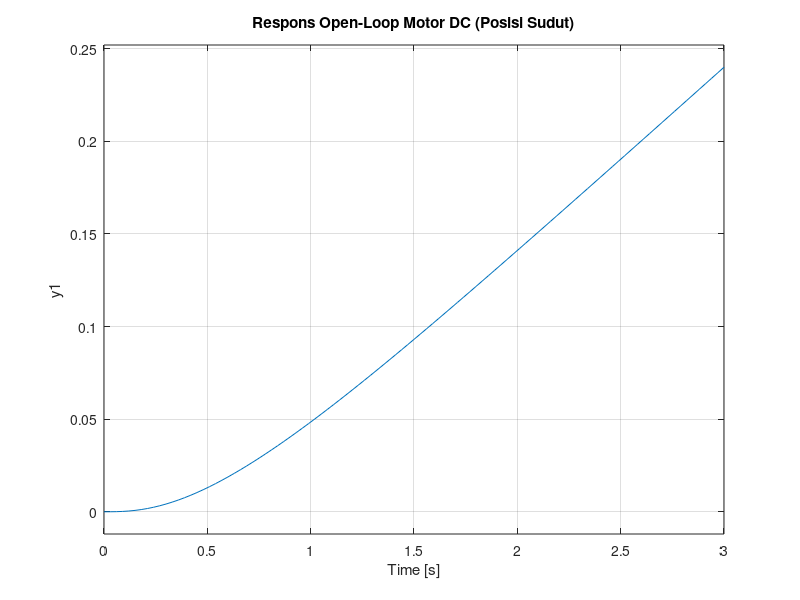

Reproduce this figure in MATLAB. (Note: this script raises an error after producing the figure.)
% Parameter Motor DC
Ra = 1;       % Armature Resistance (Ohm)
La = 0.5;     % Armature Inductance (H)
Km = 0.01;    % Motor Torque Constant (Nm/A)
Kb = 0.01;    % Back EMF Constant (V.s/rad)
J = 0.01;     % Moment of Inertia (kg.m^2)
B = 0.1;      % Damping Coefficient (N.m.s/rad)

% Fungsi alih motor DC dari input tegangan V(s) ke posisi sudut Theta(s)
% Model motor DC:
% (La*s + Ra)*I(s) + Kb*Omega(s) = V(s)
% J*s*Omega(s) + B*Omega(s) = Km*I(s)
% Omega = s*Theta

% Bentuk fungsi alih Omega(s)/V(s):
num_omega = Km;
den_omega = [J*La, J*Ra + B*La, B*Ra + Km*Kb];

G_omega = tf(num_omega, den_omega);

% Fungsi alih posisi Theta(s)/V(s) = Omega(s)/V(s) * 1/s
G_theta = G_omega / tf([1 0],1);

disp('Fungsi alih motor DC (Theta(s)/V(s)):');
G_theta

% Analisis Open-Loop
figure;
step(G_theta);
title('Respons Open-Loop Motor DC (Posisi Sudut)');
grid on;

% Hitung parameter waktu respon open-loop
S = stepinfo(G_theta);
fprintf('Open-Loop Rise Time: %.3f s\n', S.RiseTime);
fprintf('Open-Loop Overshoot: %.2f %%\n', S.Overshoot);
fprintf('Open-Loop Settling Time: %.3f s\n', S.SettlingTime);

% Steady-state error untuk step input (posisi)
% Karena sistem tipe 1 (ada integrator 1/s), error steady-state seharusnya 0
ess_open = abs(1 - dcgain(G_theta));
fprintf('Open-Loop Steady-State Error: %.5f\n', ess_open);

%% Rancang Kontroler PID untuk memenuhi spesifikasi
% Spesifikasi:
% Rise time <= 1.5 s
% Overshoot <= 10%
% Settling time <= 3 s
% Steady-state error = 0

% Gunakan PID dengan tuning manual atau metode Ziegler-Nichols sebagai awal
% Kemudian tuning parameter agar memenuhi spesifikasi

% Contoh tuning PID manual (dapat disesuaikan)
Kp = 100;
Ki = 200;
Kd = 10;

C = pid(Kp, Ki, Kd);

% Sistem tertutup
sys_cl = feedback(C*G_theta,1);

% Simulasi respons closed-loop
figure;
step(sys_cl);
title('Respons Closed-Loop dengan Kontroler PID');
grid on;

% Hitung parameter waktu respon closed-loop
S_cl = stepinfo(sys_cl);
fprintf('\nClosed-Loop Rise Time: %.3f s\n', S_cl.RiseTime);
fprintf('Closed-Loop Overshoot: %.2f %%\n', S_cl.Overshoot);
fprintf('Closed-Loop Settling Time: %.3f s\n', S_cl.SettlingTime);

% Steady-state error closed-loop
ess_cl = abs(1 - dcgain(sys_cl));
fprintf('Closed-Loop Steady-State Error: %.5f\n', ess_cl);

% Jika spesifikasi belum terpenuhi, lakukan tuning PID lebih lanjut
% Bisa menggunakan fungsi pidtune atau tuning manual

% Contoh tuning otomatis PID menggunakan pidtune
[C_auto, info] = pidtune(G_theta, 'PID', 1.5); % target bandwidth sesuai rise time

sys_cl_auto = feedback(C_auto*G_theta,1);

figure;
step(sys_cl_auto);
title('Respons Closed-Loop dengan PID Tuning Otomatis');
grid on;

S_auto = stepinfo(sys_cl_auto);
fprintf('\nClosed-Loop (PID Tuning Otomatis) Rise Time: %.3f s\n', S_auto.RiseTime);
fprintf('Closed-Loop (PID Tuning Otomatis) Overshoot: %.2f %%\n', S_auto.Overshoot);
fprintf('Closed-Loop (PID Tuning Otomatis) Settling Time: %.3f s\n', S_auto.SettlingTime);

ess_auto = abs(1 - dcgain(sys_cl_auto));
fprintf('Closed-Loop (PID Tuning Otomatis) Steady-State Error: %.5f\n', ess_auto);
